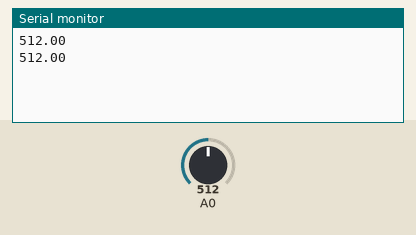
A sketch run on a simulated ESP8266 (NodeMCU). On the bench: the last lines printed to the serial monitor. Inputs (shaded band) come from the test bench; at power-on: A0 = 512. WiFi joins after 1.5 s; servers stay silent unless stated.

Above: at 3.0 s.
3.1 s: A0 set to 716
At 3.8 s:
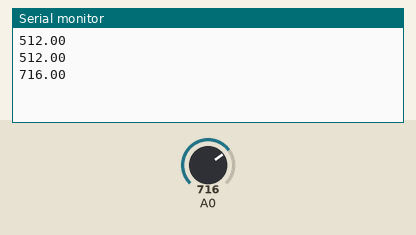
4.6 s: A0 set to 900
At 5.7 s:
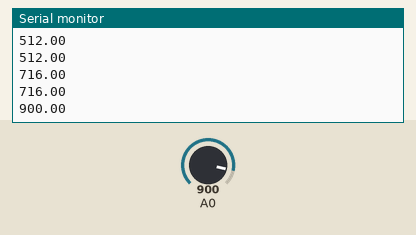
Timing chart, 0 to 7.6 s (numbered marks = the images above; inputs shaded):
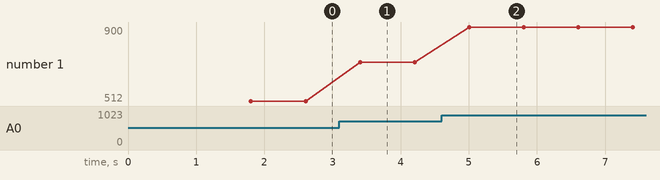

Measured:
- after the input at 3.1 s, the serial monitor: prints a new line after 0.31 s (image 1)
- after the input at 4.6 s, the serial monitor: prints a new line after 0.41 s (image 2)
- plotted number 1: 512 → 716 after the input at 3.1 s, 716 → 900 after the input at 4.6 s

The sketch:

heartRate_Blynk.ino
```cpp
// Robo India Tutorial
// Digital Output on LED
// Hardware: NodeMCU Blynk Board


#define BLYNK_PRINT Serial


#include <ESP8266WiFi.h>
#include <BlynkSimpleEsp8266.h>

char auth[] = "378bd77a0dda46dfb1c13a57c9baeda8";            // You should get Auth Token in the Blynk App.
                                           // Go to the Project Settings (nut icon).
char ssid[] = "NETGEAR68";    // Your WiFi credentials.
char pass[] = "Quality@qt";  // Set password to "" for open networks.

float heartrate = 0;


void setup()
{
    Serial.begin(9600);// Debug console
    Blynk.begin(auth, ssid, pass);

}

void loop()
{

  heartrate = analogRead(A0);

  Serial.println(heartrate);
  delay(800);
   Blynk.virtualWrite(V0, heartrate);

 // Blynk.virtualWrite(V1, h);

  Blynk.run();

}
```
